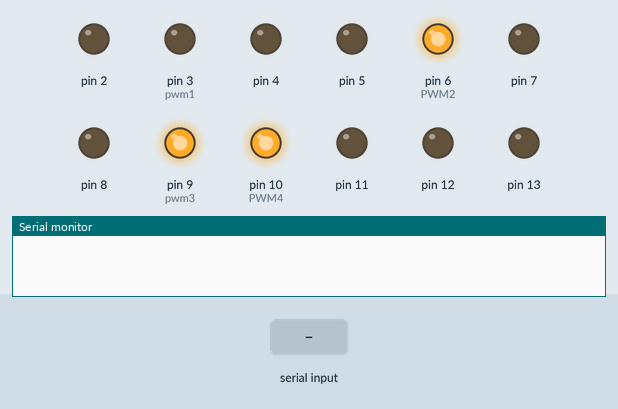
This sketch was run on a simulated Arduino Uno, built with avr-gcc and run on an emulated ATmega328P. On the bench: output pins drawn as LEDs (lit = HIGH), the last lines printed to the serial monitor. The test bench sets the inputs (shaded band).

Above: at 1.3 s.
1.4 s: "1\n" received over Serial
At 2.1 s:
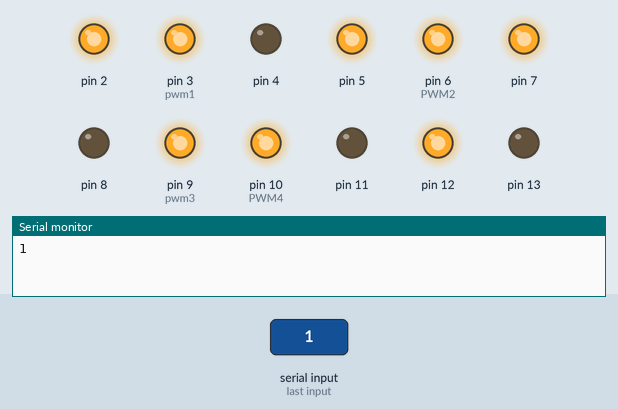
4.0 s: "2\n" received over Serial
At 4.8 s:
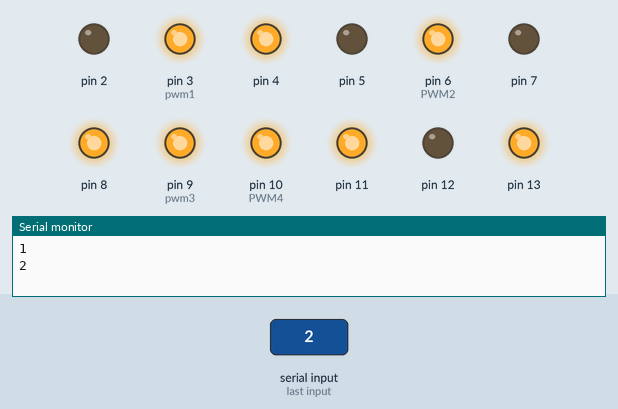
6.6 s: "3\n" received over Serial
At 7.3 s:
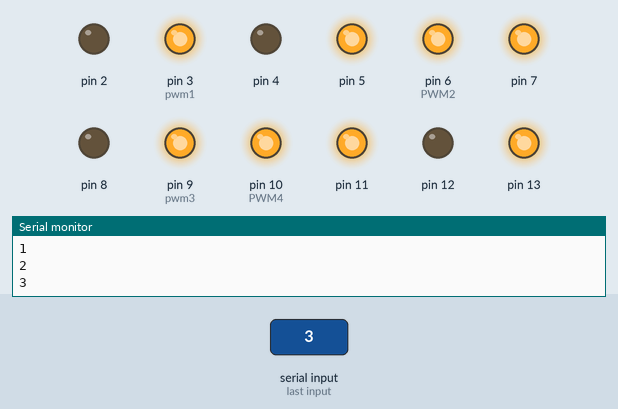
9.2 s: "4\n" received over Serial
At 10.0 s:
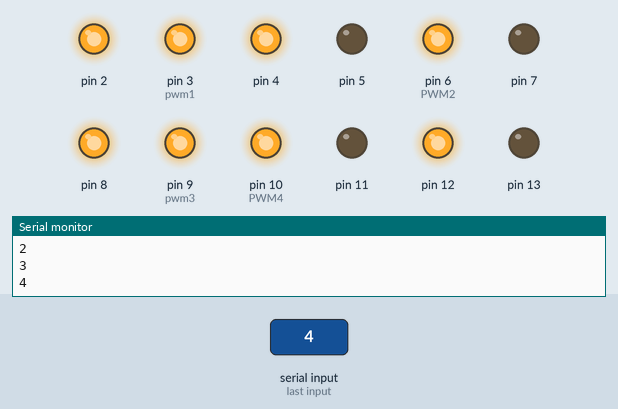
11.8 s: "5\n" received over Serial
At 12.4 s:
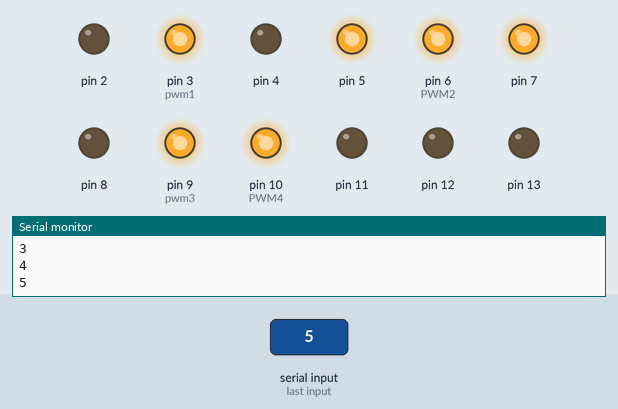
14.4 s: "6\n" received over Serial
At 15.2 s:
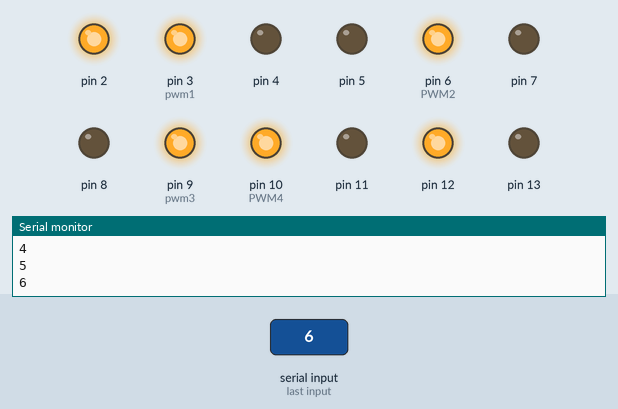
Timing chart, 0 to 17.4 s (numbered marks = the images above; inputs shaded):
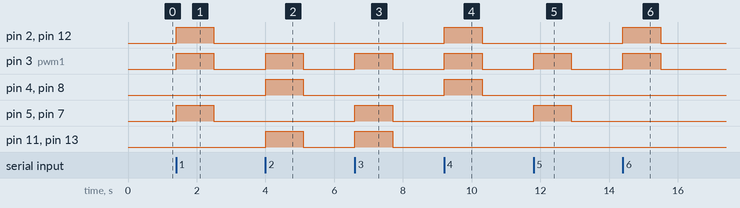

Measured:
- after the input at 1.4 s, pin 2, pin 3 (pwm1), pin 5, pin 7, pin 12: LOW → HIGH at once, → LOW 1.1 s later
- after the input at 4.0 s, pin 3 (pwm1), pin 4, pin 8, pin 11, pin 13: LOW → HIGH at once, → LOW 1.1 s later
- after the input at 6.6 s, pin 3 (pwm1), pin 5, pin 7, pin 11, pin 13: LOW → HIGH at once, → LOW 1.1 s later
- after the input at 9.2 s, pin 2, pin 3 (pwm1), pin 4, pin 8, pin 12: LOW → HIGH at once, → LOW 1.1 s later
- after the input at 11.8 s, pin 3 (pwm1), pin 5, pin 7: LOW → HIGH at once, → LOW 1.1 s later
- after the input at 14.4 s, pin 2, pin 3 (pwm1), pin 12: LOW → HIGH at once, → LOW 1.1 s later

The sketch:

C_rec.ino
```cpp
String command;
void setup() {
  // initialize serial communication:
  pinMode(3, OUTPUT);  //pwm1
  pinMode(2, OUTPUT);
  pinMode(13, OUTPUT);
  pinMode(6, OUTPUT);  // PWM2
  pinMode(5, OUTPUT);
  pinMode(4, OUTPUT);
  pinMode(9, OUTPUT);  //pwm3
  pinMode(8, OUTPUT);
  pinMode(7, OUTPUT);
  pinMode(10, OUTPUT);  // PWM4
  pinMode(11, OUTPUT);
  pinMode(12, OUTPUT);
  Serial.begin(9600);

  stop(100);
}
void loop()
{
  command = Serial.readStringUntil('\n');
  Serial.println(command);
  if (command.equals("0")){
    stop(100);
  }
  else if (command.equals("1")){
    FW(100);
  }
  else if(command.equals("2")){
    BW(100);
  }
  else if(command.equals("3")){
    SL(100);
  }
  else if(command.equals("4")){
    SR(100);
  }
  else if(command.equals("5")){
    FL(100);
  }
  else if(command.equals("6")){
    FR(100);
  }
  else if(command.equals("7")){
    BL(100);
  }
  else if(command.equals("8")){
    BR(100);
  }
  else{
    stop(100);
  }
  //stop(1000);
}
void stop(int a) {
  digitalWrite(13, LOW);  // F
  digitalWrite(2, LOW);
  analogWrite(3, 0);
  digitalWrite(5, LOW);  // F
  digitalWrite(4, LOW);
  analogWrite(6, 255);
  digitalWrite(7, LOW);  // F
  digitalWrite(8, LOW);
  analogWrite(9, 255);
  digitalWrite(11, LOW);  // F
  digitalWrite(12, LOW);
  analogWrite(10, 255);
  delay(a);
}
void FW(int a) {
  digitalWrite(13, LOW);  // F
  digitalWrite(2, HIGH);
  analogWrite(3, 255);
  digitalWrite(5, HIGH);  // F
  digitalWrite(4, LOW);
  analogWrite(6, 255);
  digitalWrite(7, HIGH);  // F
  digitalWrite(8, LOW);
  analogWrite(9, 255);
  digitalWrite(11, LOW);  // F
  digitalWrite(12, HIGH);
  analogWrite(10, 255);
  delay(a);
}
void BW(int a) {
  digitalWrite(13, HIGH);  // F
  digitalWrite(2, LOW);
  analogWrite(3, 255);
  digitalWrite(5, LOW);  // F
  digitalWrite(4, HIGH);
  analogWrite(6, 255);
  digitalWrite(7, LOW);  // F
  digitalWrite(8, HIGH);
  analogWrite(9, 255);
  digitalWrite(11, HIGH);  // F
  digitalWrite(12, LOW);
  analogWrite(10, 255);
  delay(a);
}
void FR(int a) {
  digitalWrite(13, LOW);  // F
  digitalWrite(2, HIGH);
  analogWrite(3, 255);
  digitalWrite(5, LOW);  // F
  digitalWrite(4, LOW);
  analogWrite(6, 255);
  digitalWrite(7, LOW);  // F
  digitalWrite(8, LOW);
  analogWrite(9, 255);
  digitalWrite(11, LOW);  // F
  digitalWrite(12, HIGH);
  analogWrite(10, 255);
  delay(a);
}
void FL(int a) {
  digitalWrite(13, LOW);  // F
  digitalWrite(2, LOW);
  analogWrite(3, 255);
  digitalWrite(5, HIGH);  // F
  digitalWrite(4, LOW);
  analogWrite(6, 255);
  digitalWrite(7, HIGH);  // F
  digitalWrite(8, LOW);
  analogWrite(9, 255);
  digitalWrite(11, LOW);  // F
  digitalWrite(12, LOW);
  analogWrite(10, 255);
  delay(a);
}
void BL(int a) {
  digitalWrite(13, HIGH);  // F
  digitalWrite(2, LOW);
  analogWrite(3, 255);
  digitalWrite(5, LOW);  // F
  digitalWrite(4, LOW);
  analogWrite(6, 255);
  digitalWrite(7, LOW);  // F
  digitalWrite(8, LOW);
  analogWrite(9, 255);
  digitalWrite(11, HIGH);  // F
  digitalWrite(12, LOW);
  analogWrite(10, 255);
  delay(a);
}
void BR(int a) {
  digitalWrite(13, LOW);  // F
  digitalWrite(2, LOW);
  analogWrite(3, 255);
  digitalWrite(5, LOW);  // F
  digitalWrite(4, HIGH);
  analogWrite(6, 255);
  digitalWrite(7, LOW);  // F
  digitalWrite(8, HIGH);
  analogWrite(9, 255);
  digitalWrite(11, LOW);  // F
  digitalWrite(12, LOW);
  analogWrite(10, 255);
  delay(a);
}
void SR(int a) {
  digitalWrite(13, LOW);  // F
  digitalWrite(2, HIGH);
  analogWrite(3, 255);
  digitalWrite(5, LOW);  // F
  digitalWrite(4, HIGH);
  analogWrite(6, 255);
  digitalWrite(7, LOW);  // F
  digitalWrite(8, HIGH);
  analogWrite(9, 255);
  digitalWrite(11, LOW);  // F
  digitalWrite(12, HIGH);
  analogWrite(10, 255);
  delay(a);
}
void SL(int a) {
  digitalWrite(13, HIGH);  // F
  digitalWrite(2, LOW);
  analogWrite(3, 255);
  digitalWrite(5, HIGH);  // F
  digitalWrite(4, LOW);
  analogWrite(6, 255);
  digitalWrite(7, HIGH);  // F
  digitalWrite(8, LOW);
  analogWrite(9, 255);
  digitalWrite(11, HIGH);  // F
  digitalWrite(12, LOW);
  analogWrite(10, 255);
  delay(a);
}
```
